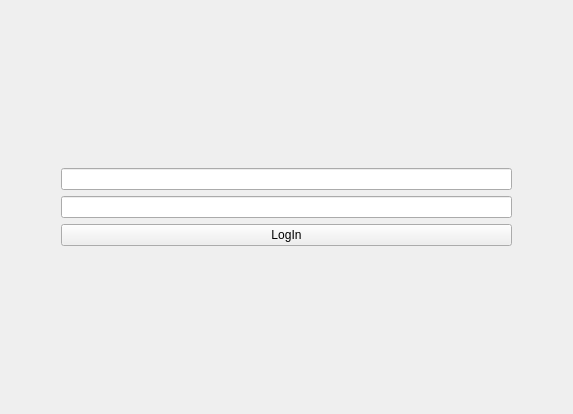
<?xml version="1.0" encoding="UTF-8"?>
<ui version="4.0">
 <class>LoginTab</class>
 <widget class="QWidget" name="LoginTab">
  <property name="geometry">
   <rect>
    <x>0</x>
    <y>0</y>
    <width>573</width>
    <height>414</height>
   </rect>
  </property>
  <property name="sizePolicy">
   <sizepolicy hsizetype="Expanding" vsizetype="Expanding">
    <horstretch>0</horstretch>
    <verstretch>0</verstretch>
   </sizepolicy>
  </property>
  <property name="windowTitle">
   <string>Form</string>
  </property>
  <layout class="QVBoxLayout" name="verticalLayout_2">
   <item>
    <layout class="QGridLayout" name="gridLayout">
     <property name="leftMargin">
      <number>50</number>
     </property>
     <property name="rightMargin">
      <number>50</number>
     </property>
     <item row="2" column="0">
      <widget class="QLineEdit" name="pwd">
       <property name="font">
        <font>
         <underline>false</underline>
         <strikeout>false</strikeout>
        </font>
       </property>
       <property name="text">
        <string/>
       </property>
       <property name="alignment">
        <set>Qt::AlignCenter</set>
       </property>
      </widget>
     </item>
     <item row="3" column="0">
      <widget class="QPushButton" name="login">
       <property name="text">
        <string>LogIn</string>
       </property>
      </widget>
     </item>
     <item row="1" column="0">
      <widget class="QLineEdit" name="username">
       <property name="alignment">
        <set>Qt::AlignCenter</set>
       </property>
      </widget>
     </item>
    </layout>
   </item>
  </layout>
 </widget>
 <tabstops>
  <tabstop>username</tabstop>
  <tabstop>pwd</tabstop>
  <tabstop>login</tabstop>
 </tabstops>
 <resources/>
 <connections/>
</ui>
